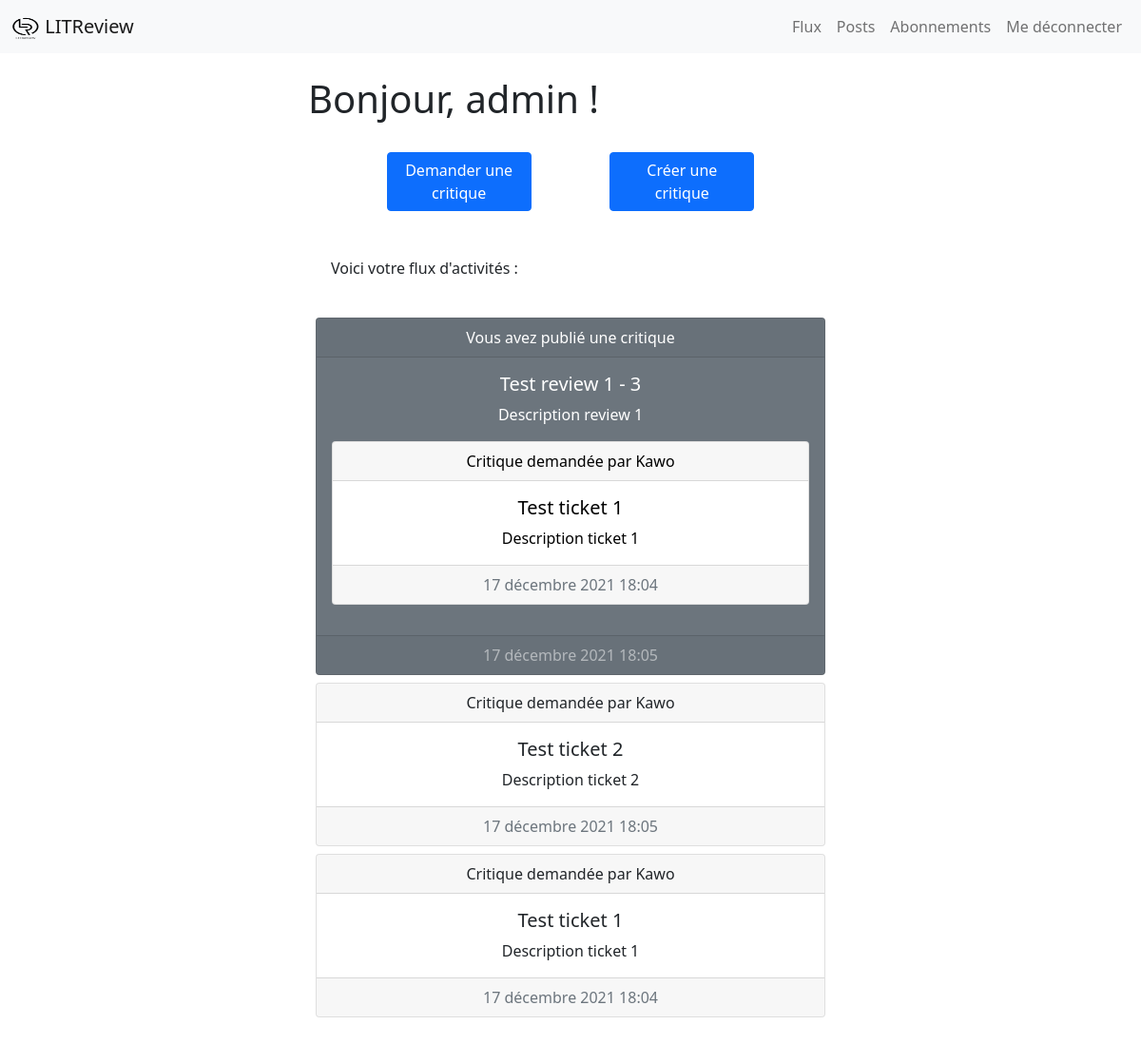
/users/admin/ (signed in), run on the app's committed database.
### litreview/users/models.py (models this page shows, shortened)
class User(AbstractUser):
    name = models.CharField("Nom d'utilisateur", max_length=255, blank=True)

### litreview/reviews/models.py (models this page shows)
class Review(models.Model):
    ticket = models.ForeignKey(to=Ticket, on_delete=models.CASCADE)
    rating = models.PositiveSmallIntegerField(
        validators=[MinValueValidator(0), MaxValueValidator(5)]
    )
    headline = models.CharField(max_length=128)
    body = models.TextField(max_length=8192, blank=True)
    user = models.ForeignKey(to=settings.AUTH_USER_MODEL, on_delete=models.CASCADE)
    time_created = models.DateTimeField(auto_now_add=True)

### litreview/tickets/models.py (models this page shows)
class Ticket(models.Model):
    title = models.CharField(max_length=128)
    description = models.TextField(max_length=2048, blank=True)
    user = models.ForeignKey(to=settings.AUTH_USER_MODEL, on_delete=models.CASCADE)
    image = models.ImageField(null=True, blank=True)
    time_created = models.DateTimeField(auto_now_add=True)

### litreview/users/views.py (the view)
class UserDetailView(LoginRequiredMixin, DetailView):
    model = User
    slug_field = "username"
    slug_url_kwarg = "username"
    def get_context_data(self, **kwargs):
        context = super().get_context_data(**kwargs)
        reviews = Review.objects.all().filter(user=self.request.user)
        reviews = reviews.annotate(content_type=Value("REVIEW", CharField()))
        tickets = Ticket.objects.all().filter(user=self.request.user)
        tickets = tickets.annotate(content_type=Value("TICKET", CharField()))
        posts = sorted(
            chain(reviews, tickets), key=lambda post: post.time_created, reverse=True
        )
        context["posts"] = posts
        return context

### litreview/templates/users/user_detail.html (shortened to what this page needs)
{% extends 'base.html' %}
{% load static %}
{% block content %}
<div class="container w-50 p-4">
    {% if object.username %}
        <h1>Bonjour, {{object.username}} !</h1>
    {% endif %}
    <div class="row justify-content-evenly p-4">
        <div class="col-4">
            <a class="btn btn-primary" href="{% url 'tickets:add' object.username %}">Demander une critique</a>
        </div>
        <div class="col-4">
            <a class="btn btn-primary" href="">Créer une critique</a>
        </div>
    </div>
    <p class="p-4">Voici votre flux d'activités :</p>
        {% for post in posts %}
            {% if post.content_type == 'TICKET' %}
                {% include 'users/snippets/ticket_snippet.html' %}
            {% elif post.content_type == 'REVIEW' %}
                {% include 'users/snippets/review_snippet.html' %}
            {% endif %}
        {% endfor %}
</div>
{% endblock content %}

### litreview/templates/base.html (shortened to what this page needs)
{% load static %}
<!DOCTYPE html>
<html lang="en">
    <head>
        {% block css %}
        <link rel="stylesheet" href="{% static 'css/bootstrap.min.css' %}" />
        {% endblock %}
    </head>
    <body>
        <nav class="navbar navbar-expand-lg navbar-light bg-light">
            <div class="container-fluid">
                <a class="navbar-brand" href="{% url 'home' %}"><img src="{% static 'img/logo_litreview.png' %}" alt="" width="30" height="24" class="d-inline-block align-text-center" />&nbsp;LITReview</a>
                {% if user.is_authenticated %}
                <div class="collapse navbar-collapse justify-content-end" id="navbarNavDropdown">
                    <ul class="navbar-nav">
                        <li class="nav-item">
                            <a class="nav-link" href="{% url 'home' %}">Flux</a>
                        </li>
                        <li class="nav-item">
                            <a class="nav-link" href="#">Posts</a>
                        </li>
                        <li class="nav-item">
                            <a class="nav-link" href="{% url 'users:follow' object.username %}">Abonnements</a>
                        </li>
                        <li class="nav-item">
                            <a class="nav-link" href="{% url 'account_logout' %}">Me déconnecter</a>
                        </li>
                    </ul>
                </div>
                {% endif %}
            </div>
        </nav>
        {% block content %}{% endblock content %}
    </body>
</html>

### litreview/templates/users/snippets/review_snippet.html
<div class="card text-white bg-secondary text-center m-2">
    <div class="card-header">
        Vous avez publié une critique
    </div>
    <div class="card-body">
        <h5 class="card-title">{{post.headline}} - {{post.rating}}</h5>
        <p class="card-text">{{post.body}}</p>
        <p class="card-text">
            <div class="card text-black text-center">
                <div class="card-header">
                    Critique demandée par {{post.ticket.user}}
                </div>
                <div class="card-body">
                    <h5 class="card-title">{{post.ticket.title}}</h5>
                    <p class="card-text">{{post.ticket.description}}</p>
                </div>
                <div class="card-footer text-muted">
                    {{post.ticket.time_created}}
                </div>
            </div>
        </p>
    </div>
    <div class="card-footer text-white-50">
        {{post.time_created}}
    </div>
</div>

### litreview/templates/users/snippets/ticket_snippet.html
<div class="card text-center m-2">
    <div class="card-header">
        Critique demandée par {{post.user}}
    </div>
    <div class="card-body">
        <h5 class="card-title">{{post.title}}</h5>
        <p class="card-text">{{post.description}}</p>
    </div>
    <div class="card-footer text-muted">
        {{post.time_created}}
    </div>
</div>

### data on the page
User: username "admin"
Review: headline "Test review 1", rating "3", body "Description review 1", ticket.user "Kawo", ticket "Test ticket 1", ticket.description "Description ticket 1", ticket.time_created "17 décembre 2021 18:04", time_created "17 décembre 2021 18:05"
Ticket: user "Kawo", title "Test ticket 2", description "Description ticket 2", time_created "17 décembre 2021 18:05"
Ticket: user "Kawo", title "Test ticket 1", description "Description ticket 1", time_created "17 décembre 2021 18:04"
